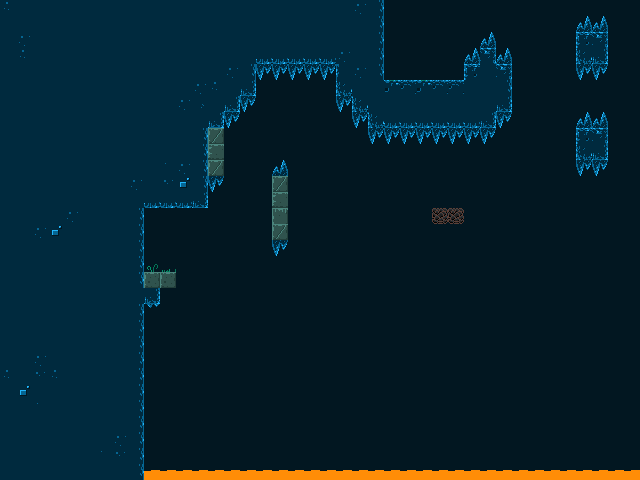

The image is a tile-based game level rendered from a .tmx file. Its description and source (layers, tilesets, objects; grid data summarised) follow:
An orthogonal 40x30 tile map with 16x16 px tiles, 6 tile layers (backgroundLayer, stageLayer, trapsLayer, fragileLayer, ...), 4 tilesets and 4 objects (2x secret, playerStart, portal).

<map version="1.0" orientation="orthogonal" renderorder="right-down" width="40" height="30" tilewidth="16" tileheight="16" nextobjectid="17">
 <tileset firstgid="1" name="stageTiles" tilewidth="16" tileheight="16" tilecount="60" columns="10">
  <image source="../assets/img/tiles.png" width="160" height="96" />
 </tileset>
 <tileset firstgid="61" name="playerTiles" tilewidth="16" tileheight="16" tilecount="16" columns="4">
  <image source="../assets/img/player.png" width="64" height="64" />
 </tileset>
 <tileset firstgid="77" name="itemsTiles" tilewidth="16" tileheight="16" tilecount="16" columns="4">
  <image source="../assets/img/items.png" width="64" height="64" />
 </tileset>
 <tileset firstgid="93" name="secret" tilewidth="16" tileheight="16" tilecount="6" columns="6">
  <image source="../assets/img/secret.png" width="96" height="16" />
 </tileset>
 <layer name="backgroundLayer" width="40" height="30">
  <data>[1200 cells, 1200 non-empty, 12 distinct tile ids]</data>
 </layer>
 <objectgroup name="objectsLayer">
  <object id="1" name="Player" type="playerStart" gid="66" x="167" y="268" width="16" height="16" />
  <object id="8" name="Portal" type="portal" gid="79" x="403" y="80" width="16" height="16">
   <properties>
    <property name="animated" type="bool" value="true" />
    <property name="sprite" value="portal" />
    <property name="targetTilemap" value="5" />
   </properties>
  </object>
  <object id="14" name="Secret" type="secret" gid="93" x="288" y="216" width="16" height="16">
   <properties>
    <property name="animated" type="bool" value="true" />
    <property name="sprite" value="secret" />
   </properties>
  </object>
  <object id="16" name="Secret" type="secret" gid="93" x="224" y="160" width="16" height="16">
   <properties>
    <property name="animated" type="bool" value="true" />
    <property name="sprite" value="secret" />
   </properties>
  </object>
 </objectgroup>
 <layer name="stageLayer" width="40" height="30">
  <data>[1200 cells, 76 non-empty, 13 distinct tile ids]</data>
 </layer>
 <layer name="trapsLayer" width="40" height="30">
  <data>[1200 cells, 64 non-empty, 4 distinct tile ids]</data>
 </layer>
 <layer name="fragileLayer" width="40" height="30">
  <data>[1200 cells, 2 non-empty, 1 distinct tile ids]</data>
 </layer>
 <layer name="drillLayer" width="40" height="30">
  <data>[1200 cells, 0 non-empty, 0 distinct tile ids]</data>
 </layer>
 <layer name="springLayer" width="40" height="30">
  <data>[1200 cells, 0 non-empty, 0 distinct tile ids]</data>
 </layer>
</map>
